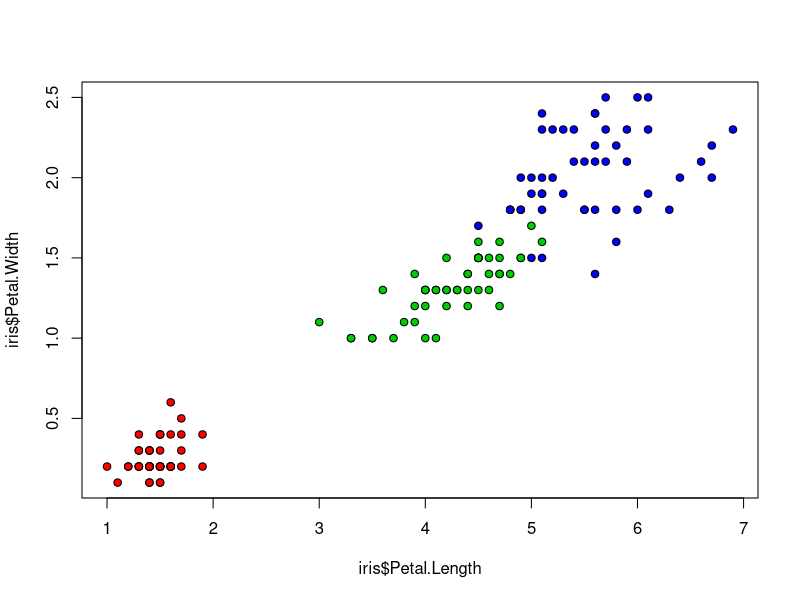
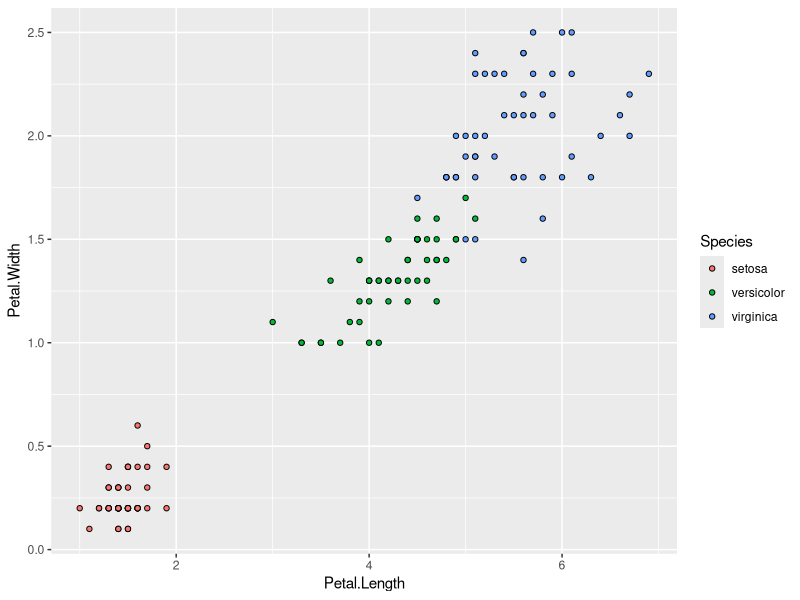

Generate these figures, in order, with R:
## ---- chunk 1
knitr::opts_chunk$set(package.startup.message = FALSE)
library(ggplot2)
library(knitr)
library(dplyr)
library(kableExtra)
library(reshape2)
## ---- chunk 2
# This is a comment in R
# If you don't want your code to be ran, 
# but don't want it erased, it can be "commented" out,
# like below:

#dat1 <- c(1,2,2,2)
#print(test)
## ---- chunk 3
# "Un-commenting" a line of code will cause it to be run.
# For example:

dat1 <- c(1:10)
dat1
## ---- chunk 4
mean(dat1)
## ---- chunk 5
dat1*2
dat1+2
## ---- chunk 6
# let's create a fake data frame with 2 columns and 5 rows
col1 <- c(1:5)
col2 <- c(6:10)

# cbind combines the two one-dimensional data
# into one data frame column-wise
# rbind will perform the same operation, but row-wise
dat2 <- data.frame(cbind(col1, col2))
dat2

# get the summary of the whole data frame
summary(dat2)

# there are several ways to subset a data frame
# one way is by this convention: df_name[row_number,column_number]
# code below extracts the value for [row 1, column 1]
dat2[1,1]

# if you want the whole first column, leave the row number blank
# it works the same if you want just rows
dat2[ ,1]

# if you want just the first three rows of all columns
# this works similarly for rows also
# interpret the ":" symbol as "up to"
dat2[1:3, ]

# another way to subset a data frame is by using the "$" symbol
# this only works for column-wise operations
dat2$col1
## ---- chunk 7
# we'll use the iris dataset for this example
# this dataset comes with base R

# base R graphics
plot(iris$Petal.Length, iris$Petal.Width, pch=21,
     bg=c("red","green3","blue")[unclass(iris$Species)])
# ggplot2 graphics
ggplot(iris, aes(x=Petal.Length, y=Petal.Width, fill = Species)) +
  geom_point(pch=21)
